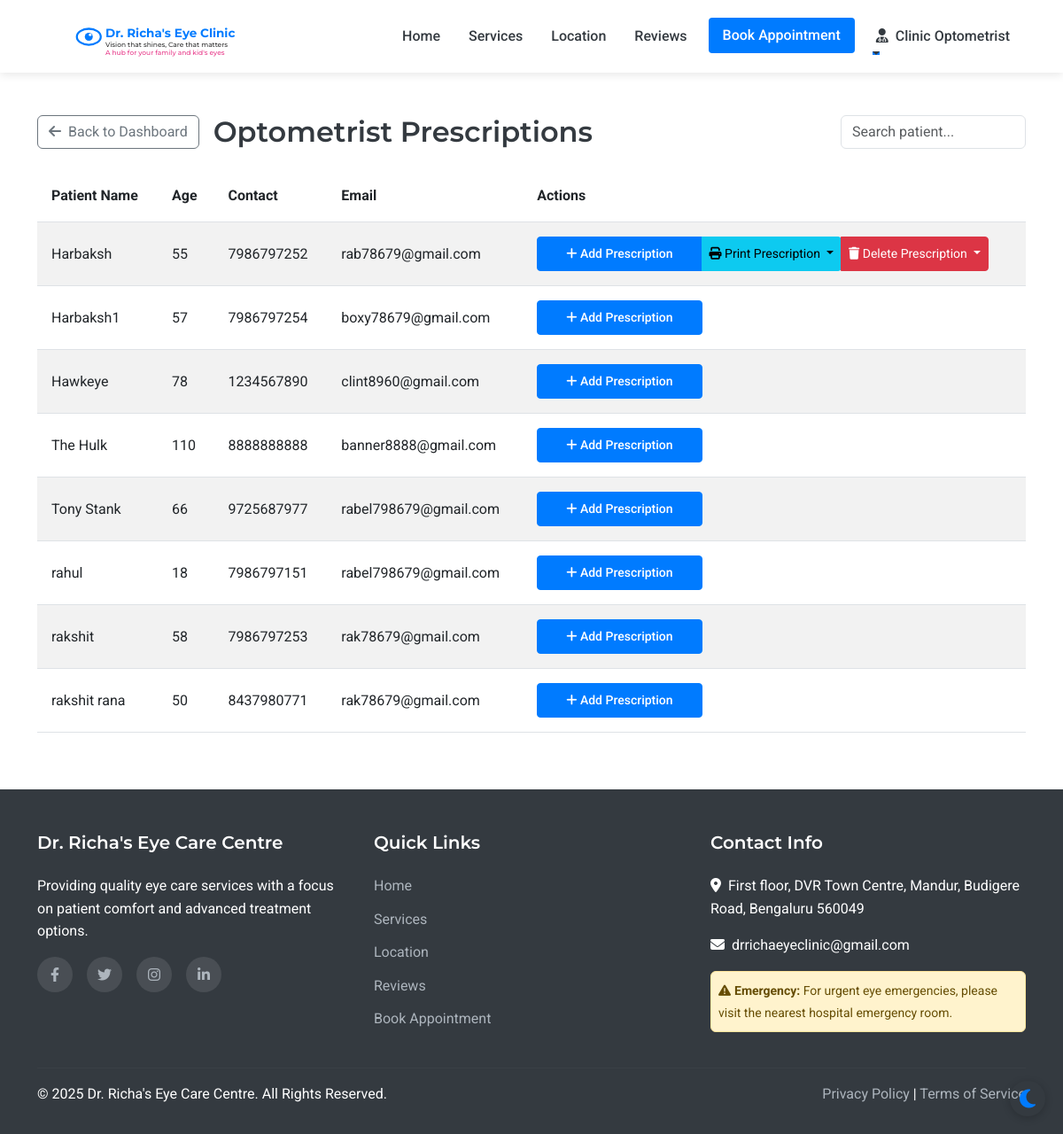
The app's page /assistant/prescriptions (signed in), older data.
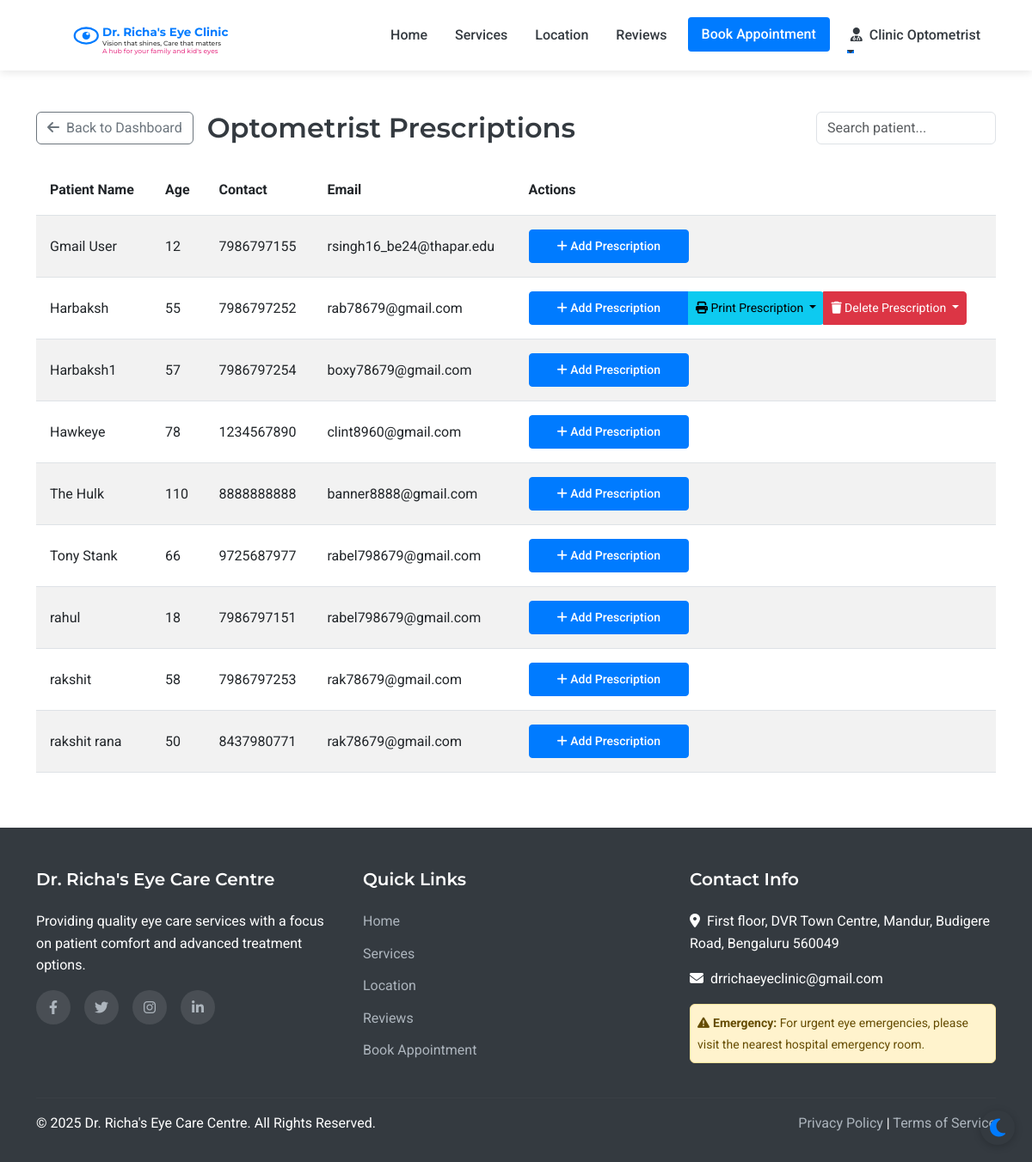
The same page, newer data.
### models.py (models this page shows, shortened)
class Patient(UserMixin, db.Model):
    id = db.Column(db.Integer, primary_key=True)
    full_name = db.Column(db.String(100), nullable=False)
    mobile_number = db.Column(db.String(15), nullable=False)
    email = db.Column(db.String(100), nullable=True)
    age = db.Column(db.Integer, nullable=False)
    sex = db.Column(db.String(10), nullable=True)
    password_hash = db.Column(db.String(256), nullable=True)
    is_registered = db.Column(db.Boolean, default=False)
    created_at = db.Column(db.DateTime, nullable=False, default=datetime.utcnow)
    appointments = db.relationship('Appointment', backref='patient', lazy=True)
    doctor_prescriptions = db.relationship('DoctorPrescription', backref='patient', lazy=True)
    optometrist_prescriptions = db.relationship('OptometristPrescription', backref='patient', lazy=True)

### routes.py (the view)
@app.route('/assistant/prescriptions')
@login_required
def assistant_prescriptions():
    if not isinstance(current_user, Assistant):
        flash('Access denied', 'danger')
        return redirect(url_for('index'))
    all_patients = Patient.query.order_by(Patient.full_name).all()
    return render_template('assistant/prescriptions.html', all_patients=all_patients)

### app.py (called while the page is built)
@login_manager.user_loader
def load_user(user_id):
    from models import Doctor, Assistant, Admin, Patient
    try:
        if user_id.startswith('doctor_'):
            return Doctor.query.get(int(user_id.split('_')[1]))
        elif user_id.startswith('assistant_'):
            return Assistant.query.get(int(user_id.split('_')[1]))
        elif user_id.startswith('admin_'):
            return Admin.query.get(int(user_id.split('_')[1]))
        else:
            return Patient.query.get(int(user_id))
    except (ValueError, AttributeError):
        return None

### routes.py (called while the page is built)
@app.context_processor
def inject_now():
    return {'now': datetime.now()}

### templates/assistant/prescriptions.html (shortened to what this page needs)
{% extends 'layout.html' %}
{% block content %}
<div class="container py-5">
    <div class="d-flex justify-content-between align-items-center mb-4">
        <div class="d-flex align-items-center">
            <a href="{{ url_for('assistant_dashboard') }}" class="btn btn-outline-secondary me-3">
                <i class="fas fa-arrow-left me-1"></i> Back to Dashboard
            </a>
            <h2 class="mb-0">Optometrist Prescriptions</h2>
        </div>
        <input type="text" id="searchInput" class="form-control w-auto" placeholder="Search patient..." onkeyup="searchTable()">
    </div>
    <div class="table-responsive">
        <table class="table table-striped" id="prescriptionTable">
            <thead>
                <tr>
                    <th>Patient Name</th>
                    <th>Age</th>
                    <th>Contact</th>
                    <th>Email</th>
                    <th>Actions</th>
                </tr>
            </thead>
            <tbody>
                {% for patient in all_patients %}
                <tr>
                    <td>{{ patient.full_name }}</td>
                    <td>{{ patient.age }}</td>
                    <td>{{ patient.mobile_number }}</td>
                    <td>{{ patient.email }}</td>
                    <td>
                        <div class="btn-group">
                            <a href="{{ url_for('assistant_add_prescription', patient_id=patient.id) }}"
                               class="btn btn-primary btn-sm">
                                <i class="fas fa-plus"></i> Add Prescription
                            </a>
                            {% if patient.optometrist_prescriptions %}
                            <button type="button" class="btn btn-info btn-sm dropdown-toggle" data-bs-toggle="dropdown">
                                <i class="fas fa-print"></i> Print Prescription
                            </button>
                            <button type="button" class="btn btn-danger btn-sm dropdown-toggle" data-bs-toggle="dropdown">
                                <i class="fas fa-trash"></i> Delete Prescription
                            </button>
                            {% endif %}
                        </div>
                    </td>
                </tr>
                {% endfor %}
            </tbody>
        </table>
    </div>
</div>
{% endblock %}

Row changes from the older to the newer data that the page shows:
added Patient: full_name "Gmail User", age "12", mobile_number "7986797155", email "rsingh16_be24@thapar.edu"
